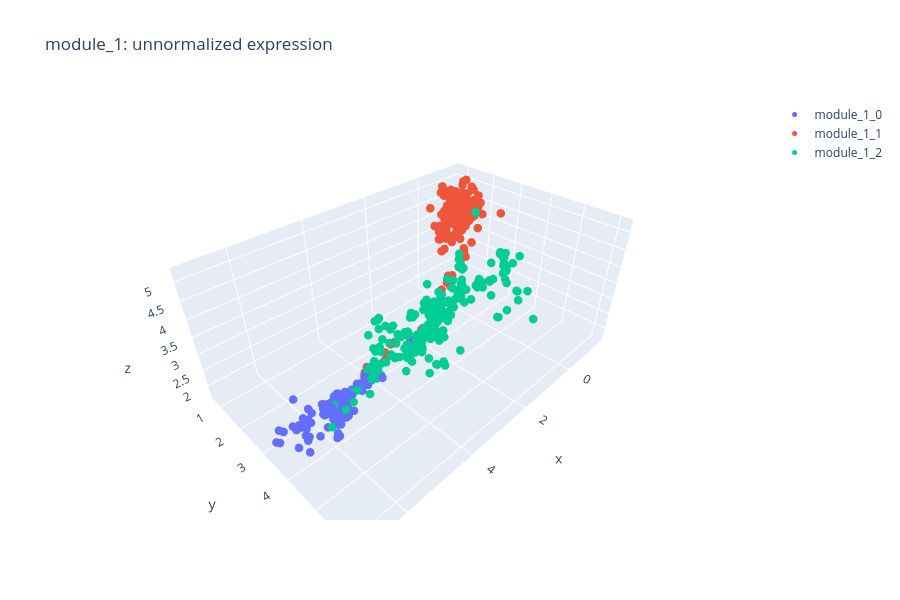
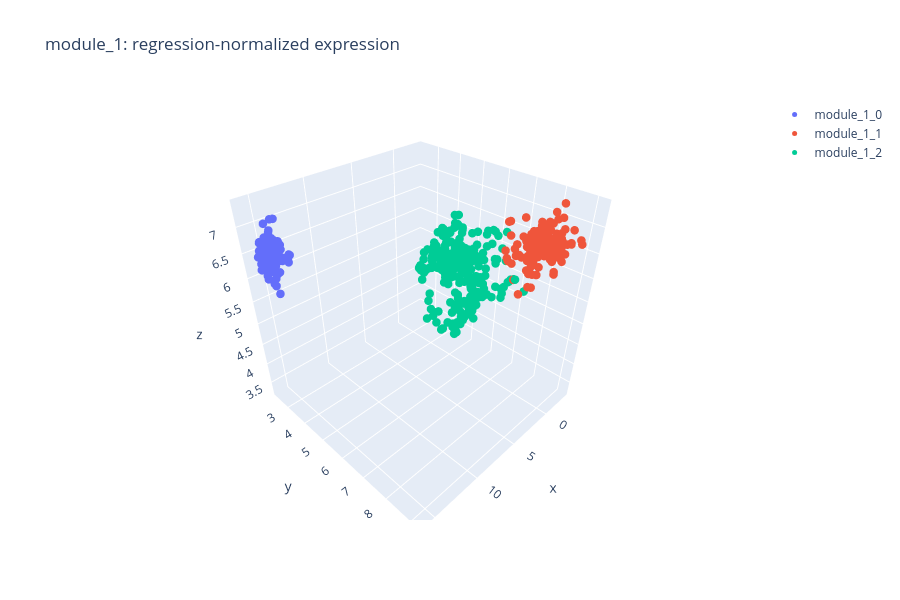

The code cell stored with these charts, in order, in its notebook:
### Code cell
def plot_cgm_embeddings(cgm_name, color_col="module"):
    """Unnormalized and normalized 3D UMAP of one CGM's genes, coloured by `color_col`."""
    sub = gene_table[gene_table.cgm == cgm_name]
    for kind, title in (("raw", "unnormalized"), ("norm", "regression-normalized")):
        plot_3d(
            sub[[f"{kind}_umap{i}" for i in (1, 2, 3)]].to_numpy(),
            sub[color_col].values,
            title=f"{cgm_name}: {title} expression",
        )

# One CGM at a time (embeddings of different CGMs share no coordinates):
plot_cgm_embeddings("module_1")

# Every CGM (many interactive figures):
# for name in gene_table.cgm.unique():
#     plot_cgm_embeddings(name)

### Figure 1 — Plotly figure (JSON) as saved in the notebook; plotly's stock layout.template omitted (floating-point values rounded to 4 significant figures; data arrays with more than 128 entries replaced by an {"elided": "..."} marker saying what was removed)
{"data": [{"hovertemplate": "<b>Gene:</b> %{text}<br><b>X:</b> %{x}<br><b>Y:</b> %{y}<br><b>Z:</b> %{z}<br><extra></extra>", "marker": {"color": "#636EFA", "size": 5}, "mode": "markers", "name": "module_1_0", "text": {"elided": "201 str values"}, "type": "scatter3d", "x": {"elided": "201 float values"}, "y": {"elided": "201 float values"}, "z": {"elided": "201 float values"}}, {"hovertemplate": "<b>Gene:</b> %{text}<br><b>X:</b> %{x}<br><b>Y:</b> %{y}<br><b>Z:</b> %{z}<br><extra></extra>", "marker": {"color": "#EF553B", "size": 5}, "mode": "markers", "name": "module_1_1", "text": {"elided": "216 str values"}, "type": "scatter3d", "x": {"elided": "216 float values"}, "y": {"elided": "216 float values"}, "z": {"elided": "216 float values"}}, {"hovertemplate": "<b>Gene:</b> %{text}<br><b>X:</b> %{x}<br><b>Y:</b> %{y}<br><b>Z:</b> %{z}<br><extra></extra>", "marker": {"color": "#00CC96", "size": 5}, "mode": "markers", "name": "module_1_2", "text": {"elided": "268 str values"}, "type": "scatter3d", "x": {"elided": "268 float values"}, "y": {"elided": "268 float values"}, "z": {"elided": "268 float values"}}], "layout": {"height": 600, "title": {"text": "module_1: unnormalized expression"}, "width": 900}}

### Figure 2 — Plotly figure (JSON) as saved in the notebook; plotly's stock layout.template omitted (floating-point values rounded to 4 significant figures; data arrays with more than 128 entries replaced by an {"elided": "..."} marker saying what was removed)
{"data": [{"hovertemplate": "<b>Gene:</b> %{text}<br><b>X:</b> %{x}<br><b>Y:</b> %{y}<br><b>Z:</b> %{z}<br><extra></extra>", "marker": {"color": "#636EFA", "size": 5}, "mode": "markers", "name": "module_1_0", "text": {"elided": "201 str values"}, "type": "scatter3d", "x": {"elided": "201 float values"}, "y": {"elided": "201 float values"}, "z": {"elided": "201 float values"}}, {"hovertemplate": "<b>Gene:</b> %{text}<br><b>X:</b> %{x}<br><b>Y:</b> %{y}<br><b>Z:</b> %{z}<br><extra></extra>", "marker": {"color": "#EF553B", "size": 5}, "mode": "markers", "name": "module_1_1", "text": {"elided": "216 str values"}, "type": "scatter3d", "x": {"elided": "216 float values"}, "y": {"elided": "216 float values"}, "z": {"elided": "216 float values"}}, {"hovertemplate": "<b>Gene:</b> %{text}<br><b>X:</b> %{x}<br><b>Y:</b> %{y}<br><b>Z:</b> %{z}<br><extra></extra>", "marker": {"color": "#00CC96", "size": 5}, "mode": "markers", "name": "module_1_2", "text": {"elided": "268 str values"}, "type": "scatter3d", "x": {"elided": "268 float values"}, "y": {"elided": "268 float values"}, "z": {"elided": "268 float values"}}], "layout": {"height": 600, "title": {"text": "module_1: regression-normalized expression"}, "width": 900}}
